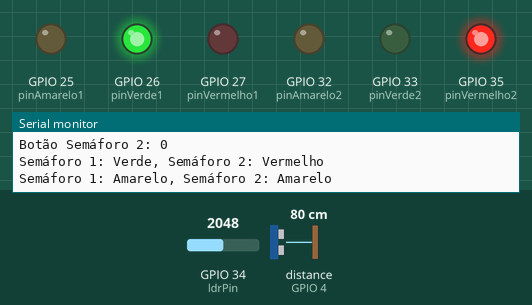
This sketch was run on a simulated ESP32. Parts: output pins drawn as LEDs (lit = HIGH), the last lines printed to the serial monitor. Wiring (inferred from the names in the program): ultrasonic range finder: trigger GPIO 2; echo GPIO 4. The test bench sets the inputs (shaded band); at power-on: distance to the obstacle (sensor on GPIO 4) 80 cm, GPIO 34 (ldrPin) = 2048. The echo pulse lasts 58.3 µs per cm; WiFi joins after 1.5 s; servers stay silent unless stated; pins used as bus, display or sensor lines are not drawn.

Above: at 3.2 s.
3.3 s: distance to the obstacle (sensor on GPIO 4) set to 7 cm
11.7 s: distance to the obstacle (sensor on GPIO 4) set to 4 cm
At 13.7 s:
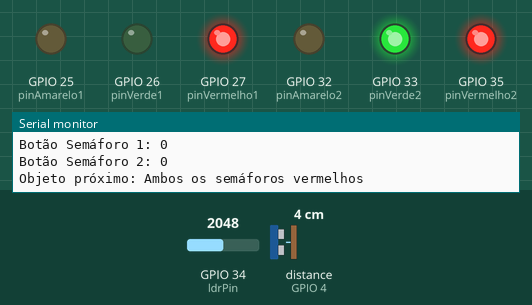
16.0 s: GPIO 34 (ldrPin) set to 1940
At 17.2 s:
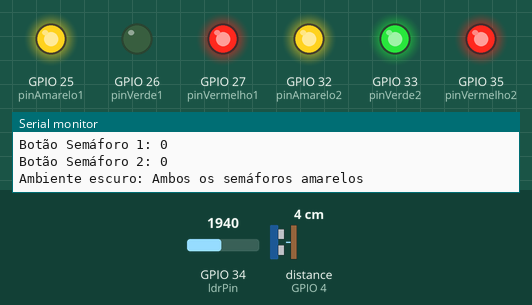
20.3 s: GPIO 34 (ldrPin) set to 2040
At 22.0 s:
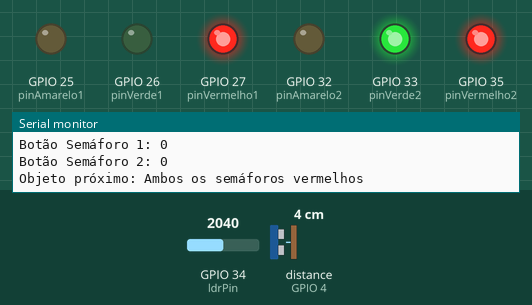
24.6 s: GPIO 34 (ldrPin) set to 1960
At 26.4 s:
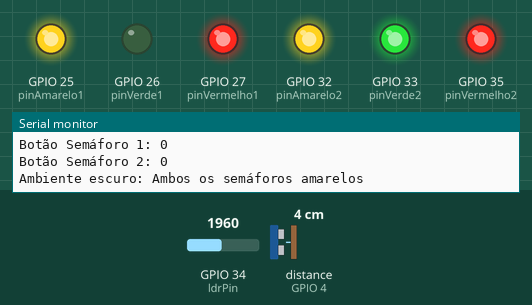
Timing chart, 0 to 27.9 s (numbered marks = the images above; inputs shaded):
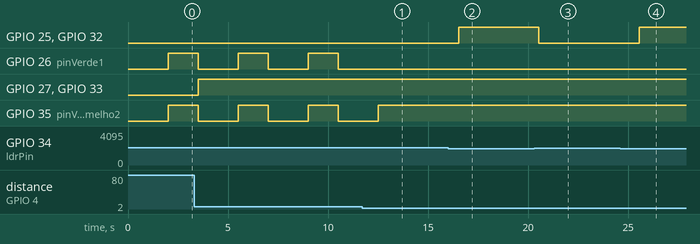

The sketch:

semaforo.ino
```cpp
#include <WiFi.h>
#include "UbidotsEsp32Mqtt.h"

// Definindo os pinos dos LEDs do semáforo 1
const int pinAmarelo1 = 25;
const int pinVerde1 = 26;
const int pinVermelho1 = 27;

// Definindo os pinos dos LEDs do semáforo 2
const int pinAmarelo2 = 32;
const int pinVerde2 = 33;
const int pinVermelho2 = 35;

// Definindo o pino do LDR
const int ldrPin = 34;

// Definindo os pinos do sensor ultrassônico
const int trigPin = 2;
const int echoPin = 4;

// Variáveis para armazenar valores de sensores e estados
int ldrValue = 0;
long distancia = 0;
const int limiarLdr = 2000;
const int distanciaProxima = 5;
int botao1 = 1; // 0 = Desativado, 1 = Ativado (inicialmente ativado)
int botaoSemaforo1 = 0; // 0 = Desativado, 1 = Ativado
int botaoSemaforo2 = 0; // 0 = Desativado, 1 = Ativado

// Variáveis para o Wi-Fi e Ubidots
const char *UBIDOTS_TOKEN = "BBUS-aL6Ea8DCCoCqVS8smnan7205Zp71S5";
const char *WIFI_SSID = "Inteli.Iot";
const char *WIFI_PASS = "@Intelix10T#";
const char *DEVICE_LABEL = "esp32_t12_g05";
const char *VARIABLE_LABEL1 = "botao1";
const char *VARIABLE_LABEL_LDR = "ldrValue";
const char *VARIABLE_LABEL_DIST = "distancia";
const char *VARIABLE_LABEL_SEMAFORO1 = "semaforo1";
const char *VARIABLE_LABEL_SEMAFORO2 = "semaforo2";

Ubidots ubidots(UBIDOTS_TOKEN);

// Função para medir a distância com o sensor ultrassônico
long medirDistancia() {
  digitalWrite(trigPin, LOW);
  delayMicroseconds(2);
  digitalWrite(trigPin, HIGH);
  delayMicroseconds(10);
  digitalWrite(trigPin, LOW);
  long duracao = pulseIn(echoPin, HIGH);
  long distancia = duracao * 0.034 / 2; // Conversão para centímetros
  return distancia;
}

// Função de callback do Ubidots para tratar a mensagem recebida
void callback(char *topic, byte *payload, unsigned int length) {
  String message = "";
  for (int i = 0; i < length; i++) {
    message += (char)payload[i];
  }

  if (String(topic) == VARIABLE_LABEL_SEMAFORO1) {
    botaoSemaforo1 = message.toInt();
    Serial.print("Botão Semáforo 1: ");
    Serial.println(botaoSemaforo1);
  } else if (String(topic) == VARIABLE_LABEL_SEMAFORO2) {
    botaoSemaforo2 = message.toInt();
    Serial.print("Botão Semáforo 2: ");
    Serial.println(botaoSemaforo2);
  } else {
    botao1 = message.toInt();
    if (botao1 == 0) {
      Serial.println("Sistema desativado. Desligando todos os LEDs...");
      // Desliga todos os LEDs ao desativar o sistema
      digitalWrite(pinAmarelo1, LOW);
      digitalWrite(pinVerde1, LOW);
      digitalWrite(pinVermelho1, LOW);
      digitalWrite(pinAmarelo2, LOW);
      digitalWrite(pinVerde2, LOW);
      digitalWrite(pinVermelho2, LOW);
    } else {
      Serial.println("Sistema ativado!");
    }
  }
}

void setup() {
  Serial.begin(115200);

  // Configura os pinos dos LEDs como saída
  pinMode(pinAmarelo1, OUTPUT);
  pinMode(pinVerde1, OUTPUT);
  pinMode(pinVermelho1, OUTPUT);
  pinMode(pinAmarelo2, OUTPUT);
  pinMode(pinVerde2, OUTPUT);
  pinMode(pinVermelho2, OUTPUT);

  // Configura o pino do LDR como entrada
  pinMode(ldrPin, INPUT);

  // Configura os pinos do sensor ultrassônico
  pinMode(trigPin, OUTPUT);
  pinMode(echoPin, INPUT);

  ubidots.setDebug(true);
  ubidots.setCallback(callback);
  ubidots.setup();

  // Conecta ao Wi-Fi
  Serial.print("Conectando ao Wi-Fi...");
  WiFi.begin(WIFI_SSID, WIFI_PASS);
  while (WiFi.status() != WL_CONNECTED) {
    delay(1000);
    Serial.print(".");
  }
  Serial.println(" Conectado com sucesso!");
  Serial.print("Endereço IP: ");
  Serial.println(WiFi.localIP());

  // Inscreve-se nas variáveis para receber atualizações
  ubidots.subscribeLastValue(DEVICE_LABEL, VARIABLE_LABEL1);
  ubidots.subscribeLastValue(DEVICE_LABEL, VARIABLE_LABEL_SEMAFORO1);
  ubidots.subscribeLastValue(DEVICE_LABEL, VARIABLE_LABEL_SEMAFORO2);
}

void loop() {
  if (!ubidots.connected()) {
    ubidots.reconnect();
    ubidots.subscribeLastValue(DEVICE_LABEL, VARIABLE_LABEL1);
    ubidots.subscribeLastValue(DEVICE_LABEL, VARIABLE_LABEL_SEMAFORO1);
    ubidots.subscribeLastValue(DEVICE_LABEL, VARIABLE_LABEL_SEMAFORO2);
  }
  ubidots.loop();

  // Verifica se o sistema está ativado
  if (botao1 == 1) {
    ldrValue = analogRead(ldrPin);
    distancia = medirDistancia();

    // Exibe os valores dos botões no console serial
    Serial.print("Botão Semáforo 1: ");
    Serial.println(botaoSemaforo1);
    Serial.print("Botão Semáforo 2: ");
    Serial.println(botaoSemaforo2);

    // Envia os dados dos sensores para o Ubidots
    ubidots.add(VARIABLE_LABEL_LDR, ldrValue);
    ubidots.publish(DEVICE_LABEL);
    ubidots.add(VARIABLE_LABEL_DIST, distancia);
    ubidots.publish(DEVICE_LABEL);

    // Verifica os botões dos semáforos
    if (botaoSemaforo1 == 1) {
      // Apenas o semáforo 1 fica amarelo
      digitalWrite(pinAmarelo1, HIGH);
      digitalWrite(pinVerde1, LOW);
      digitalWrite(pinVermelho1, LOW);
      Serial.println("Semáforo 1: Amarelo");

      // Apaga o semáforo 2
      digitalWrite(pinAmarelo2, LOW);
      digitalWrite(pinVerde2, LOW);
      digitalWrite(pinVermelho2, LOW);
      Serial.println("Semáforo 2: Desligado");

    } else if (botaoSemaforo2 == 1) {
      // Apenas o semáforo 2 fica amarelo
      digitalWrite(pinAmarelo2, HIGH);
      digitalWrite(pinVerde2, LOW);
      digitalWrite(pinVermelho2, LOW);
      Serial.println("Semáforo 2: Amarelo");

      // Apaga o semáforo 1
      digitalWrite(pinAmarelo1, LOW);
      digitalWrite(pinVerde1, LOW);
      digitalWrite(pinVermelho1, LOW);
      Serial.println("Semáforo 1: Desligado");

    } else {
      // Lógica normal dos semáforos
      if (ldrValue < limiarLdr) {
        // Ambiente escuro: ambos amarelos
        digitalWrite(pinAmarelo1, HIGH);
        digitalWrite(pinAmarelo2, HIGH);
        Serial.println("Ambiente escuro: Ambos os semáforos amarelos");
      } else if (distancia < distanciaProxima) {
        // Objeto próximo: ambos vermelhos
        digitalWrite(pinVermelho1, HIGH);
        digitalWrite(pinVermelho2, HIGH);
        digitalWrite(pinAmarelo1, LOW);
        digitalWrite(pinAmarelo2, LOW);
        Serial.println("Objeto próximo: Ambos os semáforos vermelhos");
      } else {
        // Alterna entre as fases dos semáforos
        digitalWrite(pinVerde1, HIGH);
        digitalWrite(pinVermelho2, HIGH);
        delay(1000);
        Serial.println("Semáforo 1: Verde, Semáforo 2: Vermelho");

        digitalWrite(pinAmarelo1, LOW);
        digitalWrite(pinAmarelo2, LOW);
        Serial.println("Semáforo 1: Amarelo, Semáforo 2: Amarelo");

        delay(500);

        digitalWrite(pinVerde1, LOW);
        digitalWrite(pinVermelho1, HIGH);

        digitalWrite(pinVerde2, HIGH);
        digitalWrite(pinVermelho2, LOW);
        Serial.println("Semáforo 1: Vermelho, Semáforo 2: Verde");

        delay(1000);
      }
    }
  }

  delay(1000); // Aguarda um segundo antes de repetir a verificação
}
```

Measured:
- the behaviour switches between 6 and 5 cm on distance to the obstacle (sensor on GPIO 4) (found by bisection; images 0 and 1)
- the behaviour switches between 2000 and 1999 on GPIO 34 (ldrPin) (found by bisection; images 1 and 2)
- after the input at 11.7 s, GPIO 26 (pinVerde1): stays LOW (without the input it goes to HIGH after 0.82 s); GPIO 35 (pinVermelho2): goes on until 12.5 s, then stays HIGH
- after the input at 16.0 s, GPIO 25 (pinAmarelo1), GPIO 32 (pinAmarelo2): LOW → HIGH after 0.53 s
- after the input at 20.3 s, GPIO 25 (pinAmarelo1), GPIO 32 (pinAmarelo2): HIGH → LOW after 0.25 s
- after the input at 24.6 s, GPIO 25 (pinAmarelo1), GPIO 32 (pinAmarelo2): LOW → HIGH after 0.97 s
- by itself, GPIO 26 (pinVerde1), GPIO 35 (pinVermelho2): alternates HIGH for 1.5 s and LOW for 2.0 s
